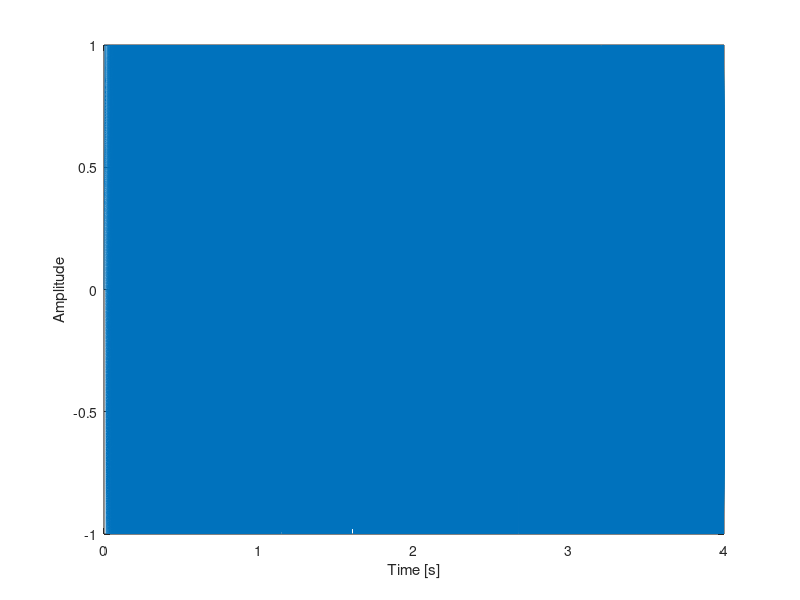

Write the MATLAB code that produced this figure. (Note: this script raises an error after producing the figure.)
% チャープ信号（time-stretched pulse）を生成するスクリプト
% 参照：森勢将雅, "ひたすら楽して音響信号解析," コロナ社, p. 104, 2021.
clear; close all; clc;

%% 設定値
fs = 44100; % サンプリング周波数 [Hz]
sigLen = 4; % 信号長 [s]
f1 = 10; % 開始周波数 [Hz]
f2 = 22000; % 終了周波数 [Hz]

%% メイン処理
timeAx = (0:1/fs:sigLen).'; % 時間軸
freqAx = linspace(0, fs, size(timeAx, 1)); % 周波数軸
% sig = chirp(timeAx, f1, sigLen, f2); % チャープ信号
k = (f2-f1)/sigLen;
sig = sin(2*pi*(f1*timeAx+(k/2)*timeAx.^2)); % チャープ信号
powSpect = 20*log10(max(abs(fft(sig)), eps)); % パワースペクトル

%% 結果表示
% 波形
figure; plot(timeAx, sig);
xlabel("Time [s]"); ylabel("Amplitude");
grid on;

% パワースペクトログラム
figure;
pspectrum(sig, fs, "spectrogram", ...
    "TimeResolution", 0.1, ...
    "OverlapPercent", 99, ...
    "Leakage", 0.85);

% 周波数特性
figure; plot(freqAx, powSpect);
xlabel("Frequency [Hz]"); ylabel("Power [dB]");
xlim([10, fs/2]); ylim([0, 53]);
set(gca, "XScale", "log");
grid on;

% 音再生
sound(0.1*sig, fs);

%% 保存
saveName = "./chirp_" + sigLen + "s_" + f1 + "Hz_" + f2 + "Hz.wav";
audiowrite(saveName, sig, fs, "BitsPerSample", 32);